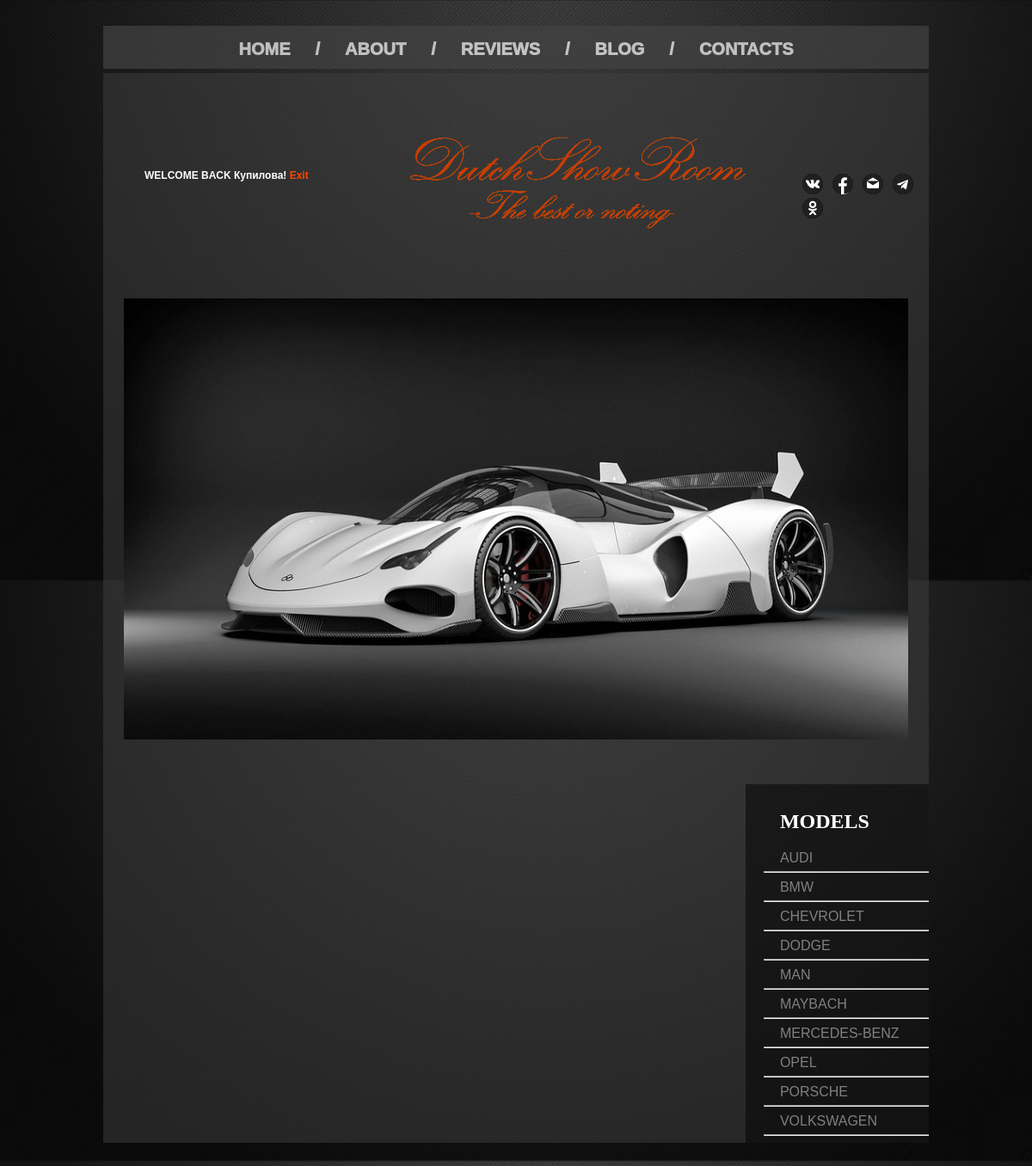
Page /index.php (signed in) on the committed database.
### tables this page shows
CREATE TABLE IF NOT EXISTS `Model_avto` (
  `id_model` int(11) NOT NULL,
  `model_name` varchar(30) NOT NULL,
  `proizvod` varchar(30) NOT NULL
);

### php/test.php (the view, shortened to what this page needs)
<?
function tabl($link){
	$query = "SELECT * FROM `Model_avto` ORDER by model_name";
	$result = mysqli_query($link, $query)or die("ошибка в запросе "+mysqli_error());
	while ($row = mysqli_fetch_array($result)) {
   	 	echo "<a href='#'>".mb_strtoupper ($row['model_name'])."</p><hr>";
	}
}
function LogIn(){
	if ($_SESSION['logggon'] == 1) {
		echo "<p>WELCOME BACK ".$_SESSION['Fam']."! <a href='php/exit.php'>Exit</a></p>";
	} else{
		echo "<p>HAVE AN ACCOUNT? <a href='signin.php'>SIGN IN</a> OR <a href='signup.php'>SIGN UP</a></p>";
	}
}
?>

### css/main.css (style rules this page uses)
body { background: url(../img/src/bg.jpg); background-attachment: fixed; background-size: 100%; margin:0; padding: 0; }
.model hr { color: gray; width: 70%; margin-top: -10px; padding-left: 15%; }
.model a { text-decoration: none; font-family: arial; padding-left: 40px; color: gray; }
.sig a { text-decoration: none; color: orangered; font-weight: 750; font-family: Arial, Helvetica, sans-serif; }
.sig p { padding-top: 100px; padding-left: 3rem; color: white; font-weight: 5000; font-size: 12px; font-weight: 550; font-family: Arial, Helvetica, sans-serif; }

### rows in the picture
model_avto: model_name "AUDI"
model_avto: model_name "BMW"
model_avto: model_name "CHEVROLET"
model_avto: model_name "DODGE"
model_avto: model_name "MAN"
model_avto: model_name "MAYBACH"
model_avto: model_name "MERCEDES-BENZ"
model_avto: model_name "OPEL"
model_avto: model_name "PORSCHE"
model_avto: model_name "VOLKSWAGEN"

### other values in the picture
$_SESSION['Fam'] "Купилова"
